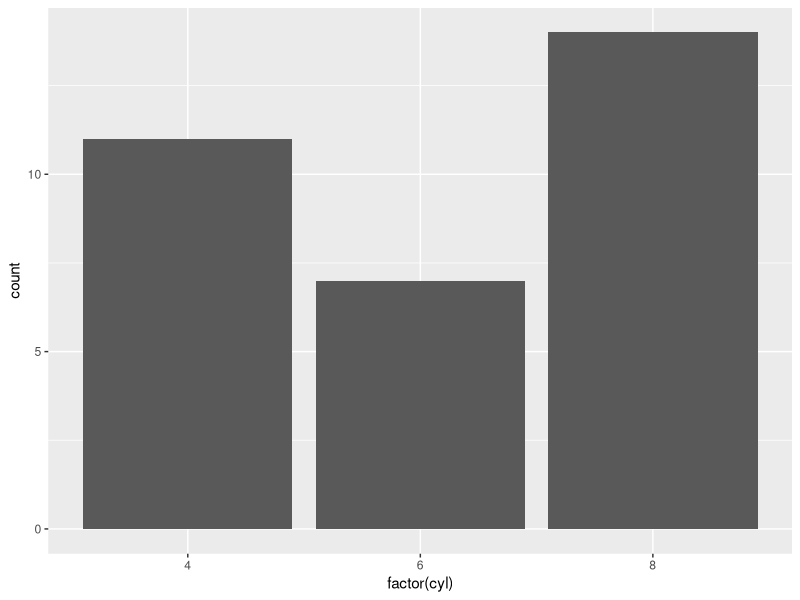

Reproduce this figure in R.
## ---- chunk 1
knitr::opts_chunk$set(echo = TRUE)
## ---- chunk 2
4*2
## ---- chunk 3
3*3
median(3,4,6,7,4,5)
2-6
3/2
1+1
## ---- chunk 4
#install.packages("tidyverse")
library("tidyverse")
## ---- chunk 5
ggplot(mtcars, aes(x = factor(cyl))) +
    geom_bar()
